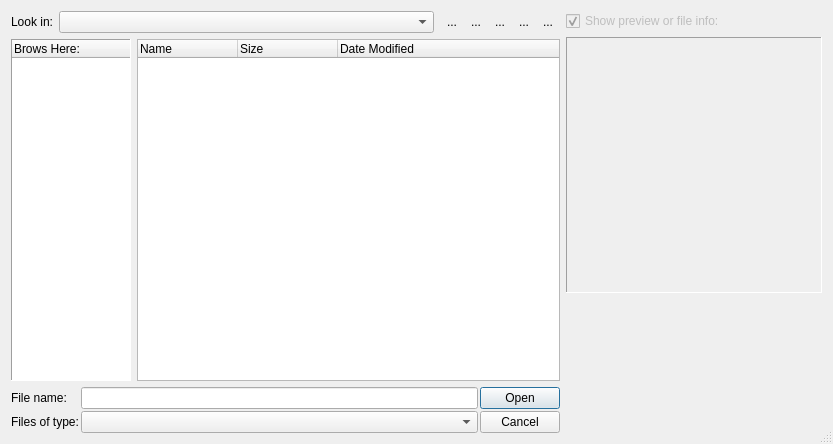
<ui version="4.0" >
 <class>FileDialogClass</class>
 <widget class="QDialog" name="FileDialogClass" >
  <property name="geometry" >
   <rect>
    <x>0</x>
    <y>0</y>
    <width>833</width>
    <height>444</height>
   </rect>
  </property>
  <property name="sizePolicy" >
   <sizepolicy vsizetype="Ignored" hsizetype="Ignored" >
    <horstretch>0</horstretch>
    <verstretch>0</verstretch>
   </sizepolicy>
  </property>
  <property name="windowTitle" >
   <string>FileDialog</string>
  </property>
  <property name="windowIcon" >
   <iconset resource="Resources/editor.qrc" >
    <normaloff>:/images/viewlist-16.png</normaloff>:/images/viewlist-16.png</iconset>
  </property>
  <property name="sizeGripEnabled" >
   <bool>true</bool>
  </property>
  <layout class="QHBoxLayout" >
   <item>
    <layout class="QVBoxLayout" >
     <property name="spacing" >
      <number>6</number>
     </property>
     <property name="margin" >
      <number>0</number>
     </property>
     <item>
      <layout class="QHBoxLayout" >
       <property name="spacing" >
        <number>6</number>
       </property>
       <property name="margin" >
        <number>0</number>
       </property>
       <item>
        <widget class="QLabel" name="label" >
         <property name="text" >
          <string>Look in:</string>
         </property>
        </widget>
       </item>
       <item>
        <widget class="QComboBox" name="dirComboBox" >
         <property name="sizePolicy" >
          <sizepolicy vsizetype="Fixed" hsizetype="Expanding" >
           <horstretch>0</horstretch>
           <verstretch>0</verstretch>
          </sizepolicy>
         </property>
        </widget>
       </item>
       <item>
        <layout class="QHBoxLayout" >
         <property name="spacing" >
          <number>0</number>
         </property>
         <property name="margin" >
          <number>0</number>
         </property>
         <item>
          <widget class="QToolButton" name="toolButton1" >
           <property name="text" >
            <string>...</string>
           </property>
           <property name="icon" >
            <iconset resource="Resources/editor.qrc" >
             <normaloff>:/images/back-16.png</normaloff>:/images/back-16.png</iconset>
           </property>
           <property name="autoRaise" >
            <bool>true</bool>
           </property>
          </widget>
         </item>
         <item>
          <widget class="QToolButton" name="toolButton2" >
           <property name="maximumSize" >
            <size>
             <width>16777215</width>
             <height>16777215</height>
            </size>
           </property>
           <property name="text" >
            <string>...</string>
           </property>
           <property name="icon" >
            <iconset resource="Resources/editor.qrc" >
             <normaloff>:/images/parentdir-16.png</normaloff>:/images/parentdir-16.png</iconset>
           </property>
           <property name="autoRaise" >
            <bool>true</bool>
           </property>
          </widget>
         </item>
         <item>
          <widget class="QToolButton" name="toolButton3" >
           <property name="maximumSize" >
            <size>
             <width>16777215</width>
             <height>16777215</height>
            </size>
           </property>
           <property name="text" >
            <string>...</string>
           </property>
           <property name="icon" >
            <iconset resource="Resources/editor.qrc" >
             <normaloff>:/images/newdirectory-16.png</normaloff>:/images/newdirectory-16.png</iconset>
           </property>
           <property name="autoRaise" >
            <bool>true</bool>
           </property>
          </widget>
         </item>
         <item>
          <widget class="QToolButton" name="toolButton4" >
           <property name="maximumSize" >
            <size>
             <width>16777215</width>
             <height>16777215</height>
            </size>
           </property>
           <property name="text" >
            <string>...</string>
           </property>
           <property name="icon" >
            <iconset resource="Resources/editor.qrc" >
             <normaloff>:/images/viewlist-16.png</normaloff>:/images/viewlist-16.png</iconset>
           </property>
           <property name="autoRaise" >
            <bool>true</bool>
           </property>
          </widget>
         </item>
         <item>
          <widget class="QToolButton" name="toolButton5" >
           <property name="maximumSize" >
            <size>
             <width>16777215</width>
             <height>16777215</height>
            </size>
           </property>
           <property name="text" >
            <string>...</string>
           </property>
           <property name="icon" >
            <iconset resource="Resources/editor.qrc" >
             <normaloff>:/images/viewdetailed-16.png</normaloff>:/images/viewdetailed-16.png</iconset>
           </property>
           <property name="autoRaise" >
            <bool>true</bool>
           </property>
          </widget>
         </item>
        </layout>
       </item>
      </layout>
     </item>
     <item>
      <layout class="QHBoxLayout" >
       <property name="spacing" >
        <number>6</number>
       </property>
       <property name="margin" >
        <number>0</number>
       </property>
       <item>
        <widget class="QTreeWidget" name="rootDirTree" >
         <property name="sizePolicy" >
          <sizepolicy vsizetype="Expanding" hsizetype="Fixed" >
           <horstretch>0</horstretch>
           <verstretch>0</verstretch>
          </sizepolicy>
         </property>
         <property name="maximumSize" >
          <size>
           <width>120</width>
           <height>16777215</height>
          </size>
         </property>
         <property name="frameShape" >
          <enum>QFrame::Panel</enum>
         </property>
         <property name="frameShadow" >
          <enum>QFrame::Sunken</enum>
         </property>
         <property name="columnCount" >
          <number>1</number>
         </property>
         <column>
          <property name="text" >
           <string>Brows Here:</string>
          </property>
         </column>
        </widget>
       </item>
       <item>
        <widget class="QTreeWidget" name="treeWidget" >
         <property name="indentation" >
          <number>0</number>
         </property>
         <property name="uniformRowHeights" >
          <bool>true</bool>
         </property>
         <property name="columnCount" >
          <number>3</number>
         </property>
         <column>
          <property name="text" >
           <string>Name</string>
          </property>
         </column>
         <column>
          <property name="text" >
           <string>Size</string>
          </property>
         </column>
         <column>
          <property name="text" >
           <string>Date Modified</string>
          </property>
         </column>
        </widget>
       </item>
      </layout>
     </item>
     <item>
      <layout class="QGridLayout" >
       <property name="margin" >
        <number>0</number>
       </property>
       <property name="spacing" >
        <number>2</number>
       </property>
       <item row="1" column="2" >
        <widget class="QPushButton" name="cancelButton" >
         <property name="maximumSize" >
          <size>
           <width>16777215</width>
           <height>22</height>
          </size>
         </property>
         <property name="text" >
          <string>Cancel</string>
         </property>
         <property name="autoDefault" >
          <bool>false</bool>
         </property>
        </widget>
       </item>
       <item row="1" column="0" >
        <widget class="QLabel" name="label_3" >
         <property name="text" >
          <string>Files of type:</string>
         </property>
        </widget>
       </item>
       <item row="0" column="0" >
        <widget class="QLabel" name="label_2" >
         <property name="text" >
          <string>File name:</string>
         </property>
        </widget>
       </item>
       <item row="0" column="2" >
        <widget class="QPushButton" name="okButton" >
         <property name="maximumSize" >
          <size>
           <width>16777215</width>
           <height>22</height>
          </size>
         </property>
         <property name="text" >
          <string>Open</string>
         </property>
         <property name="default" >
          <bool>true</bool>
         </property>
        </widget>
       </item>
       <item row="0" column="1" >
        <widget class="QLineEdit" name="filenameEdit" />
       </item>
       <item row="1" column="1" >
        <widget class="QComboBox" name="filterComboBox" />
       </item>
      </layout>
     </item>
    </layout>
   </item>
   <item>
    <layout class="QVBoxLayout" >
     <property name="spacing" >
      <number>6</number>
     </property>
     <property name="margin" >
      <number>0</number>
     </property>
     <item>
      <widget class="QCheckBox" name="previewCheckBox" >
       <property name="enabled" >
        <bool>false</bool>
       </property>
       <property name="text" >
        <string>Show preview or file info:</string>
       </property>
       <property name="checked" >
        <bool>true</bool>
       </property>
      </widget>
     </item>
     <item>
      <widget class="QFrame" name="previewFrame" >
       <property name="minimumSize" >
        <size>
         <width>256</width>
         <height>256</height>
        </size>
       </property>
       <property name="maximumSize" >
        <size>
         <width>256</width>
         <height>256</height>
        </size>
       </property>
       <property name="frameShape" >
        <enum>QFrame::Panel</enum>
       </property>
       <property name="frameShadow" >
        <enum>QFrame::Sunken</enum>
       </property>
       <layout class="QGridLayout" >
        <property name="margin" >
         <number>0</number>
        </property>
        <property name="spacing" >
         <number>0</number>
        </property>
       </layout>
      </widget>
     </item>
     <item>
      <spacer name="verticalSpacer" >
       <property name="orientation" >
        <enum>Qt::Vertical</enum>
       </property>
       <property name="sizeHint" stdset="0" >
        <size>
         <width>20</width>
         <height>40</height>
        </size>
       </property>
      </spacer>
     </item>
    </layout>
   </item>
  </layout>
  <action name="actionBack" >
   <property name="icon" >
    <iconset resource="Resources/editor.qrc" >
     <normaloff>:/images/back-16.png</normaloff>:/images/back-16.png</iconset>
   </property>
   <property name="text" >
    <string>Back</string>
   </property>
   <property name="iconText" >
    <string>Back</string>
   </property>
   <property name="toolTip" >
    <string>Back</string>
   </property>
   <property name="statusTip" >
    <string>Back</string>
   </property>
  </action>
  <action name="actionParentDir" >
   <property name="icon" >
    <iconset resource="Resources/editor.qrc" >
     <normaloff>:/images/parentdir-16.png</normaloff>:/images/parentdir-16.png</iconset>
   </property>
   <property name="text" >
    <string>Parent Directory</string>
   </property>
   <property name="statusTip" >
    <string>Parent Directory</string>
   </property>
  </action>
  <action name="actionNewDirectory" >
   <property name="enabled" >
    <bool>false</bool>
   </property>
   <property name="icon" >
    <iconset resource="Resources/editor.qrc" >
     <normaloff>:/images/newdirectory-16.png</normaloff>:/images/newdirectory-16.png</iconset>
   </property>
   <property name="text" >
    <string>New Directory</string>
   </property>
   <property name="statusTip" >
    <string>New Directory</string>
   </property>
  </action>
  <action name="actionListView" >
   <property name="checkable" >
    <bool>true</bool>
   </property>
   <property name="enabled" >
    <bool>false</bool>
   </property>
   <property name="icon" >
    <iconset resource="Resources/editor.qrc" >
     <normaloff>:/images/viewlist-16.png</normaloff>:/images/viewlist-16.png</iconset>
   </property>
   <property name="text" >
    <string>List View</string>
   </property>
   <property name="statusTip" >
    <string>List View</string>
   </property>
  </action>
  <action name="actionDetailView" >
   <property name="checkable" >
    <bool>true</bool>
   </property>
   <property name="checked" >
    <bool>true</bool>
   </property>
   <property name="icon" >
    <iconset resource="Resources/editor.qrc" >
     <normaloff>:/images/viewdetailed-16.png</normaloff>:/images/viewdetailed-16.png</iconset>
   </property>
   <property name="text" >
    <string>Detail View</string>
   </property>
   <property name="statusTip" >
    <string>Detail View</string>
   </property>
  </action>
 </widget>
 <layoutdefault spacing="6" margin="11" />
 <tabstops>
  <tabstop>filenameEdit</tabstop>
  <tabstop>filterComboBox</tabstop>
  <tabstop>dirComboBox</tabstop>
  <tabstop>rootDirTree</tabstop>
  <tabstop>okButton</tabstop>
  <tabstop>cancelButton</tabstop>
  <tabstop>toolButton1</tabstop>
  <tabstop>toolButton2</tabstop>
  <tabstop>toolButton3</tabstop>
  <tabstop>toolButton4</tabstop>
  <tabstop>toolButton5</tabstop>
  <tabstop>previewCheckBox</tabstop>
 </tabstops>
 <resources>
  <include location="Resources/editor.qrc" />
 </resources>
 <connections>
  <connection>
   <sender>cancelButton</sender>
   <signal>clicked()</signal>
   <receiver>FileDialogClass</receiver>
   <slot>reject()</slot>
   <hints>
    <hint type="sourcelabel" >
     <x>523</x>
     <y>458</y>
    </hint>
    <hint type="destinationlabel" >
     <x>462</x>
     <y>480</y>
    </hint>
   </hints>
  </connection>
 </connections>
</ui>
